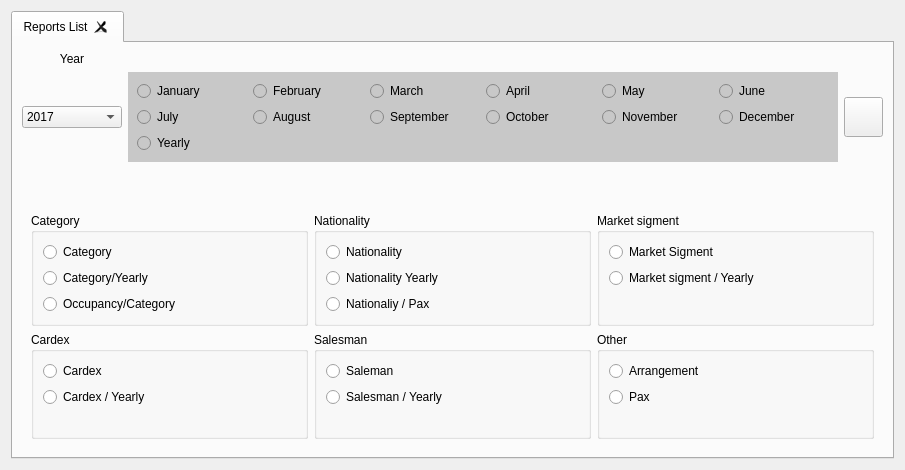
<?xml version="1.0" encoding="UTF-8"?>
<ui version="4.0">
 <class>WReportsSetOld</class>
 <widget class="QWidget" name="WReportsSetOld">
  <property name="geometry">
   <rect>
    <x>0</x>
    <y>0</y>
    <width>905</width>
    <height>470</height>
   </rect>
  </property>
  <property name="windowTitle">
   <string>Form</string>
  </property>
  <layout class="QVBoxLayout" name="verticalLayout">
   <item>
    <widget class="QTabWidget" name="tabWidget">
     <property name="currentIndex">
      <number>0</number>
     </property>
     <property name="tabsClosable">
      <bool>true</bool>
     </property>
     <widget class="QWidget" name="tab">
      <attribute name="title">
       <string>Reports List</string>
      </attribute>
      <layout class="QVBoxLayout" name="verticalLayout_2">
       <item>
        <widget class="QWidget" name="widget" native="true">
         <layout class="QGridLayout" name="gridLayout">
          <property name="leftMargin">
           <number>0</number>
          </property>
          <property name="topMargin">
           <number>0</number>
          </property>
          <property name="rightMargin">
           <number>0</number>
          </property>
          <property name="bottomMargin">
           <number>0</number>
          </property>
          <item row="0" column="0">
           <widget class="QLabel" name="label">
            <property name="text">
             <string>Year</string>
            </property>
            <property name="alignment">
             <set>Qt::AlignCenter</set>
            </property>
           </widget>
          </item>
          <item row="1" column="0">
           <widget class="QComboBox" name="cbYear">
            <property name="maximumSize">
             <size>
              <width>100</width>
              <height>16777215</height>
             </size>
            </property>
            <item>
             <property name="text">
              <string>2017</string>
             </property>
            </item>
            <item>
             <property name="text">
              <string>2018</string>
             </property>
            </item>
           </widget>
          </item>
          <item row="1" column="2">
           <widget class="QPushButton" name="btnGo">
            <property name="maximumSize">
             <size>
              <width>39</width>
              <height>40</height>
             </size>
            </property>
            <property name="text">
             <string/>
            </property>
            <property name="icon">
             <iconset resource="../Resort/res.qrc">
              <normaloff>:/images/goto.png</normaloff>:/images/goto.png</iconset>
            </property>
            <property name="iconSize">
             <size>
              <width>32</width>
              <height>32</height>
             </size>
            </property>
           </widget>
          </item>
          <item row="1" column="1">
           <widget class="QWidget" name="widget_2" native="true">
            <property name="sizePolicy">
             <sizepolicy hsizetype="Preferred" vsizetype="Preferred">
              <horstretch>0</horstretch>
              <verstretch>2</verstretch>
             </sizepolicy>
            </property>
            <property name="minimumSize">
             <size>
              <width>0</width>
              <height>0</height>
             </size>
            </property>
            <property name="styleSheet">
             <string notr="true">background:rgb(200, 200, 200)</string>
            </property>
            <layout class="QGridLayout" name="gridLayout_2">
             <item row="1" column="1">
              <widget class="ERadioButton" name="rbFebrary">
               <property name="text">
                <string>February</string>
               </property>
              </widget>
             </item>
             <item row="1" column="0">
              <widget class="ERadioButton" name="rbJanuary">
               <property name="text">
                <string>January</string>
               </property>
              </widget>
             </item>
             <item row="2" column="4">
              <widget class="ERadioButton" name="rbNovember">
               <property name="text">
                <string>November</string>
               </property>
              </widget>
             </item>
             <item row="1" column="3">
              <widget class="ERadioButton" name="rbApril">
               <property name="text">
                <string>April</string>
               </property>
              </widget>
             </item>
             <item row="1" column="5">
              <widget class="ERadioButton" name="rbJune">
               <property name="text">
                <string>June</string>
               </property>
              </widget>
             </item>
             <item row="1" column="4">
              <widget class="ERadioButton" name="rbMay">
               <property name="text">
                <string>May</string>
               </property>
              </widget>
             </item>
             <item row="2" column="0">
              <widget class="ERadioButton" name="rbJuly">
               <property name="text">
                <string>July</string>
               </property>
              </widget>
             </item>
             <item row="2" column="1">
              <widget class="ERadioButton" name="rbAugust">
               <property name="text">
                <string>August</string>
               </property>
              </widget>
             </item>
             <item row="2" column="3">
              <widget class="ERadioButton" name="rbOctober">
               <property name="text">
                <string>October</string>
               </property>
              </widget>
             </item>
             <item row="2" column="2">
              <widget class="ERadioButton" name="rbSeptember">
               <property name="text">
                <string>September</string>
               </property>
              </widget>
             </item>
             <item row="1" column="2">
              <widget class="ERadioButton" name="rbMarch">
               <property name="text">
                <string>March</string>
               </property>
              </widget>
             </item>
             <item row="2" column="5">
              <widget class="ERadioButton" name="rbDecember">
               <property name="text">
                <string>December</string>
               </property>
              </widget>
             </item>
             <item row="3" column="0">
              <widget class="ERadioButton" name="rbYear">
               <property name="text">
                <string>Yearly</string>
               </property>
              </widget>
             </item>
            </layout>
           </widget>
          </item>
         </layout>
        </widget>
       </item>
       <item>
        <widget class="QWidget" name="widget_3" native="true">
         <property name="sizePolicy">
          <sizepolicy hsizetype="Preferred" vsizetype="Preferred">
           <horstretch>0</horstretch>
           <verstretch>2</verstretch>
          </sizepolicy>
         </property>
         <layout class="QGridLayout" name="gridLayout_3">
          <item row="1" column="1" rowspan="2">
           <widget class="QGroupBox" name="groupBox_2">
            <property name="title">
             <string>Nationality</string>
            </property>
            <layout class="QVBoxLayout" name="verticalLayout_9">
             <item>
              <widget class="ERadioButton" name="rbrNationality">
               <property name="text">
                <string>Nationality</string>
               </property>
              </widget>
             </item>
             <item>
              <widget class="ERadioButton" name="rbrNatYearly">
               <property name="text">
                <string>Nationality Yearly</string>
               </property>
              </widget>
             </item>
             <item>
              <widget class="ERadioButton" name="rbrNationalityPax">
               <property name="text">
                <string>Nationaliy / Pax</string>
               </property>
              </widget>
             </item>
             <item>
              <spacer name="verticalSpacer_7">
               <property name="orientation">
                <enum>Qt::Vertical</enum>
               </property>
               <property name="sizeHint" stdset="0">
                <size>
                 <width>20</width>
                 <height>40</height>
                </size>
               </property>
              </spacer>
             </item>
            </layout>
           </widget>
          </item>
          <item row="1" column="0" rowspan="2">
           <widget class="QGroupBox" name="groupBox">
            <property name="title">
             <string>Category</string>
            </property>
            <layout class="QVBoxLayout" name="verticalLayout_4">
             <item>
              <widget class="ERadioButton" name="rbrCategory">
               <property name="text">
                <string>Category</string>
               </property>
              </widget>
             </item>
             <item>
              <widget class="ERadioButton" name="rbrCategoryYearly">
               <property name="text">
                <string>Category/Yearly</string>
               </property>
              </widget>
             </item>
             <item>
              <widget class="ERadioButton" name="rbrOccupancyCategory">
               <property name="text">
                <string>Occupancy/Category</string>
               </property>
              </widget>
             </item>
             <item>
              <spacer name="verticalSpacer">
               <property name="orientation">
                <enum>Qt::Vertical</enum>
               </property>
               <property name="sizeHint" stdset="0">
                <size>
                 <width>20</width>
                 <height>17</height>
                </size>
               </property>
              </spacer>
             </item>
            </layout>
           </widget>
          </item>
          <item row="3" column="0">
           <widget class="QGroupBox" name="groupBox_3">
            <property name="title">
             <string>Cardex</string>
            </property>
            <layout class="QVBoxLayout" name="verticalLayout_5">
             <item>
              <widget class="ERadioButton" name="rbrCardex">
               <property name="text">
                <string>Cardex</string>
               </property>
              </widget>
             </item>
             <item>
              <widget class="ERadioButton" name="rbrCardexYearly">
               <property name="text">
                <string>Cardex / Yearly</string>
               </property>
              </widget>
             </item>
             <item>
              <spacer name="verticalSpacer_2">
               <property name="orientation">
                <enum>Qt::Vertical</enum>
               </property>
               <property name="sizeHint" stdset="0">
                <size>
                 <width>20</width>
                 <height>51</height>
                </size>
               </property>
              </spacer>
             </item>
            </layout>
           </widget>
          </item>
          <item row="3" column="2">
           <widget class="QGroupBox" name="groupBox_6">
            <property name="title">
             <string>Other</string>
            </property>
            <layout class="QVBoxLayout" name="verticalLayout_8">
             <item>
              <widget class="ERadioButton" name="rbrArrangement">
               <property name="text">
                <string>Arrangement</string>
               </property>
              </widget>
             </item>
             <item>
              <widget class="ERadioButton" name="rbrPax">
               <property name="text">
                <string>Pax</string>
               </property>
              </widget>
             </item>
             <item>
              <spacer name="verticalSpacer_6">
               <property name="orientation">
                <enum>Qt::Vertical</enum>
               </property>
               <property name="sizeHint" stdset="0">
                <size>
                 <width>20</width>
                 <height>51</height>
                </size>
               </property>
              </spacer>
             </item>
            </layout>
           </widget>
          </item>
          <item row="1" column="2" rowspan="2">
           <widget class="QGroupBox" name="groupBox_5">
            <property name="title">
             <string>Market sigment</string>
            </property>
            <layout class="QVBoxLayout" name="verticalLayout_7">
             <item>
              <widget class="ERadioButton" name="rbrMarketSigment">
               <property name="text">
                <string>Market Sigment</string>
               </property>
              </widget>
             </item>
             <item>
              <widget class="ERadioButton" name="rbrMarketSigmentYearly">
               <property name="text">
                <string>Market sigment / Yearly</string>
               </property>
              </widget>
             </item>
             <item>
              <spacer name="verticalSpacer_4">
               <property name="orientation">
                <enum>Qt::Vertical</enum>
               </property>
               <property name="sizeHint" stdset="0">
                <size>
                 <width>20</width>
                 <height>63</height>
                </size>
               </property>
              </spacer>
             </item>
            </layout>
           </widget>
          </item>
          <item row="3" column="1">
           <widget class="QGroupBox" name="groupBox_4">
            <property name="title">
             <string>Salesman</string>
            </property>
            <layout class="QVBoxLayout" name="verticalLayout_6">
             <item>
              <widget class="ERadioButton" name="rbrSalesMan">
               <property name="text">
                <string>Saleman</string>
               </property>
              </widget>
             </item>
             <item>
              <widget class="ERadioButton" name="rbrSalesManYearly">
               <property name="text">
                <string>Salesman / Yearly</string>
               </property>
              </widget>
             </item>
             <item>
              <spacer name="verticalSpacer_5">
               <property name="orientation">
                <enum>Qt::Vertical</enum>
               </property>
               <property name="sizeHint" stdset="0">
                <size>
                 <width>20</width>
                 <height>51</height>
                </size>
               </property>
              </spacer>
             </item>
            </layout>
           </widget>
          </item>
          <item row="0" column="0" colspan="3">
           <widget class="QWidget" name="wdtFilter" native="true">
            <property name="minimumSize">
             <size>
              <width>0</width>
              <height>30</height>
             </size>
            </property>
            <property name="maximumSize">
             <size>
              <width>16777215</width>
              <height>30</height>
             </size>
            </property>
            <layout class="QVBoxLayout" name="verticalLayout_10">
             <property name="spacing">
              <number>0</number>
             </property>
             <property name="leftMargin">
              <number>0</number>
             </property>
             <property name="topMargin">
              <number>0</number>
             </property>
             <property name="rightMargin">
              <number>0</number>
             </property>
             <property name="bottomMargin">
              <number>0</number>
             </property>
             <item>
              <layout class="QHBoxLayout" name="hlFilter"/>
             </item>
            </layout>
           </widget>
          </item>
         </layout>
        </widget>
       </item>
      </layout>
     </widget>
    </widget>
   </item>
  </layout>
 </widget>
 <customwidgets>
  <customwidget>
   <class>ERadioButton</class>
   <extends>QRadioButton</extends>
   <header location="global">eradiobutton.h</header>
  </customwidget>
 </customwidgets>
 <resources>
  <include location="../Resort/res.qrc"/>
 </resources>
 <connections>
  <connection>
   <sender>rbrCategory</sender>
   <signal>clicked()</signal>
   <receiver>WReportsSetOld</receiver>
   <slot>rbClicked()</slot>
   <hints>
    <hint type="sourcelabel">
     <x>72</x>
     <y>197</y>
    </hint>
    <hint type="destinationlabel">
     <x>47</x>
     <y>468</y>
    </hint>
   </hints>
  </connection>
  <connection>
   <sender>rbrCategoryYearly</sender>
   <signal>clicked()</signal>
   <receiver>WReportsSetOld</receiver>
   <slot>rbClicked()</slot>
   <hints>
    <hint type="sourcelabel">
     <x>58</x>
     <y>218</y>
    </hint>
    <hint type="destinationlabel">
     <x>153</x>
     <y>467</y>
    </hint>
   </hints>
  </connection>
  <connection>
   <sender>rbrOccupancyCategory</sender>
   <signal>clicked()</signal>
   <receiver>WReportsSetOld</receiver>
   <slot>rbClicked()</slot>
   <hints>
    <hint type="sourcelabel">
     <x>124</x>
     <y>237</y>
    </hint>
    <hint type="destinationlabel">
     <x>253</x>
     <y>463</y>
    </hint>
   </hints>
  </connection>
  <connection>
   <sender>rbrNationality</sender>
   <signal>clicked()</signal>
   <receiver>WReportsSetOld</receiver>
   <slot>rbClicked()</slot>
   <hints>
    <hint type="sourcelabel">
     <x>371</x>
     <y>199</y>
    </hint>
    <hint type="destinationlabel">
     <x>333</x>
     <y>463</y>
    </hint>
   </hints>
  </connection>
  <connection>
   <sender>rbrNatYearly</sender>
   <signal>clicked()</signal>
   <receiver>WReportsSetOld</receiver>
   <slot>rbClicked()</slot>
   <hints>
    <hint type="sourcelabel">
     <x>389</x>
     <y>219</y>
    </hint>
    <hint type="destinationlabel">
     <x>382</x>
     <y>466</y>
    </hint>
   </hints>
  </connection>
  <connection>
   <sender>rbrNationalityPax</sender>
   <signal>clicked()</signal>
   <receiver>WReportsSetOld</receiver>
   <slot>rbClicked()</slot>
   <hints>
    <hint type="sourcelabel">
     <x>338</x>
     <y>242</y>
    </hint>
    <hint type="destinationlabel">
     <x>102</x>
     <y>463</y>
    </hint>
   </hints>
  </connection>
  <connection>
   <sender>rbrCardex</sender>
   <signal>clicked()</signal>
   <receiver>WReportsSetOld</receiver>
   <slot>rbClicked()</slot>
   <hints>
    <hint type="sourcelabel">
     <x>44</x>
     <y>337</y>
    </hint>
    <hint type="destinationlabel">
     <x>230</x>
     <y>467</y>
    </hint>
   </hints>
  </connection>
  <connection>
   <sender>rbrCardexYearly</sender>
   <signal>clicked()</signal>
   <receiver>WReportsSetOld</receiver>
   <slot>rbClicked()</slot>
   <hints>
    <hint type="sourcelabel">
     <x>47</x>
     <y>367</y>
    </hint>
    <hint type="destinationlabel">
     <x>5</x>
     <y>430</y>
    </hint>
   </hints>
  </connection>
  <connection>
   <sender>rbrSalesMan</sender>
   <signal>clicked()</signal>
   <receiver>WReportsSetOld</receiver>
   <slot>rbClicked()</slot>
   <hints>
    <hint type="sourcelabel">
     <x>348</x>
     <y>343</y>
    </hint>
    <hint type="destinationlabel">
     <x>5</x>
     <y>412</y>
    </hint>
   </hints>
  </connection>
  <connection>
   <sender>rbrSalesManYearly</sender>
   <signal>clicked()</signal>
   <receiver>WReportsSetOld</receiver>
   <slot>rbClicked()</slot>
   <hints>
    <hint type="sourcelabel">
     <x>381</x>
     <y>365</y>
    </hint>
    <hint type="destinationlabel">
     <x>4</x>
     <y>399</y>
    </hint>
   </hints>
  </connection>
  <connection>
   <sender>rbrMarketSigment</sender>
   <signal>clicked()</signal>
   <receiver>WReportsSetOld</receiver>
   <slot>rbClicked()</slot>
   <hints>
    <hint type="sourcelabel">
     <x>654</x>
     <y>192</y>
    </hint>
    <hint type="destinationlabel">
     <x>4</x>
     <y>382</y>
    </hint>
   </hints>
  </connection>
  <connection>
   <sender>rbrMarketSigmentYearly</sender>
   <signal>clicked()</signal>
   <receiver>WReportsSetOld</receiver>
   <slot>rbClicked()</slot>
   <hints>
    <hint type="sourcelabel">
     <x>620</x>
     <y>216</y>
    </hint>
    <hint type="destinationlabel">
     <x>2</x>
     <y>362</y>
    </hint>
   </hints>
  </connection>
  <connection>
   <sender>rbrArrangement</sender>
   <signal>clicked()</signal>
   <receiver>WReportsSetOld</receiver>
   <slot>rbClicked()</slot>
   <hints>
    <hint type="sourcelabel">
     <x>637</x>
     <y>347</y>
    </hint>
    <hint type="destinationlabel">
     <x>4</x>
     <y>347</y>
    </hint>
   </hints>
  </connection>
  <connection>
   <sender>rbrPax</sender>
   <signal>clicked()</signal>
   <receiver>WReportsSetOld</receiver>
   <slot>rbClicked()</slot>
   <hints>
    <hint type="sourcelabel">
     <x>628</x>
     <y>363</y>
    </hint>
    <hint type="destinationlabel">
     <x>5</x>
     <y>325</y>
    </hint>
   </hints>
  </connection>
 </connections>
 <slots>
  <slot>rbClicked()</slot>
 </slots>
</ui>
